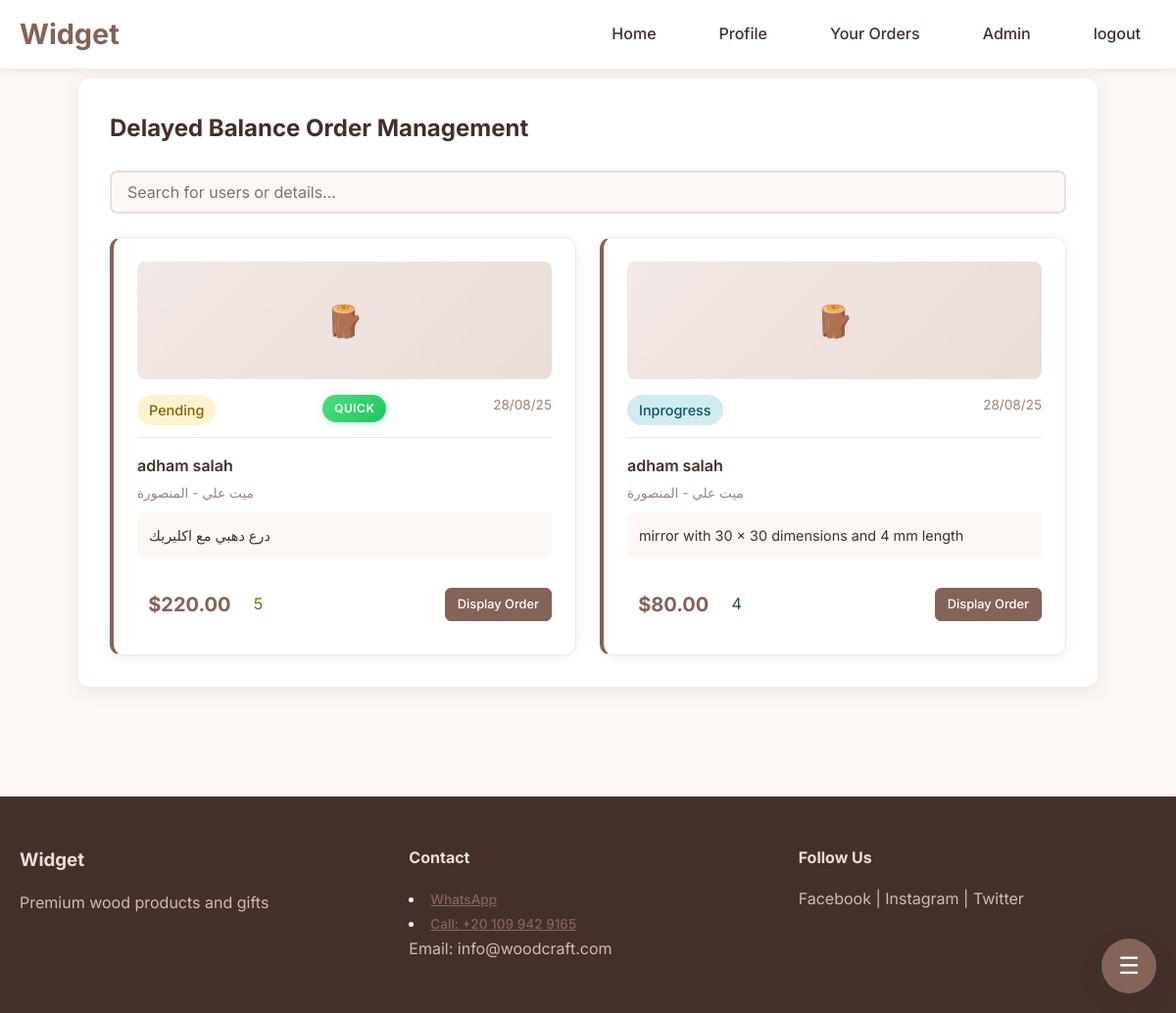
The page /admin-urls/delay-orders/ (signed in) on the database its author committed.
### base/models.py (models this page shows, shortened)
class Order(models.Model):
    STATUS_CHOICES = (
        ('Pending', 'Pending'),
        ('InProgress', 'In Progress'),
        ('Completed', 'Completed'),
        ('Cancelled', 'Cancelled'),
        ('Delivered', 'Delivered'),
    )
    user = models.ForeignKey(User, on_delete=models.CASCADE)
    details = models.TextField()
    image = models.ImageField(upload_to='order_images/', blank=True, null=True)
    full_address = models.CharField(max_length=255, default='', blank=True)
    status = models.CharField(max_length=20, choices=STATUS_CHOICES, default='Pending')
    is_quick = models.BooleanField(default=False)
    price = models.DecimalField(max_digits=10, decimal_places=2, null=True, blank=True, default=0)
    paid = models.DecimalField(max_digits=10, decimal_places=2, default=0)
    deposit = models.IntegerField(null=True, blank=True, default=0)
    due_date = models.DateTimeField(null=True, blank=True)
    created_at = models.DateTimeField(auto_now_add=True)
    updated_at = models.DateTimeField(auto_now=True)
    @property
    def real_order_price(self):
        return self.price + self.deposit
    @classmethod
    def get_delayed_order_balance(self):
        return self.objects.filter(paid__lt=models.F('price'))
    class Meta:
        ordering = ['-created_at']

class User(AbstractBaseUser, PermissionsMixin):
    full_name = models.CharField(max_length=100, blank=False)
    email = models.EmailField(unique=True)
    phone = PhoneNumberField(region='EG' ,blank=True, null=True)
    is_active = models.BooleanField(default=True)
    is_staff = models.BooleanField(default=False)
    date_joined = models.DateTimeField(auto_now_add=True)
    objects = UserManager()
    USERNAME_FIELD = 'email'
    REQUIRED_FIELDS = ['full_name']

### custom_admin/views.py (the view)
    @login_required
    def _wrapped_view(request, *args, **kwargs):
        if not request.user.is_staff:
            messages.error(request, 'admin access required!!')
            return redirect('home')
        return view_func(request, *args, **kwargs)

### base/services/pagination.py (called while the page is built)
def paginate_queryset(request, queryset, per_page=15, page_param='page'):
    paginator = Paginator(queryset, per_page)
    page = request.GET.get(page_param, 1)
    try:
        page_obj = paginator.page(page)
    except PageNotAnInteger:
        page_obj = paginator.page(1)
    except EmptyPage:
        page_obj = paginator.page(paginator.num_pages)
    params = request.GET.copy()
    if page_param in params:
        params.pop(page_param)
    qs_prefix = urlencode(params, doseq=True)
    if qs_prefix:
        qs_prefix += '&'
    return page_obj, page_obj.object_list, qs_prefix

### custom_admin/views.py (called while the page is built)
def admin_required(view_func):
    @login_required
    def _wrapped_view(request, *args, **kwargs):
        if not request.user.is_staff:
            messages.error(request, 'admin access required!!')
            return redirect('home')
        return view_func(request, *args, **kwargs)
    return _wrapped_view

@admin_required
def delayed_balance_orders(request):
    orders = Order.get_delayed_order_balance()
    q = request.GET.get('q', '')
    q_search = Q()
    if q:
        q_search |= (
            Q(user__full_name__icontains=q)|
            Q(details__icontains=q)
        )
    orders = orders.filter(q_search).distinct()
    page_obj, page_orders, qs_prefix = paginate_queryset(request, orders, per_page=15)
    context = {'orders': page_orders, 'page_obj': page_obj, 'qs_prefix': qs_prefix}
    return render(request, 'admin/delayed_balance_orders.html', context)

### custom_admin/templates/admin/delayed_balance_orders.html (shortened to what this page needs)
{% extends 'main.html' %}
{% block content %}
<div class="admin-content">
    <div class="admin-section">
        <h3>Delayed Balance Order Management</h3>
        <form method="get">
            <div class="admin-controls">
                <input name="q" value="{{ request.GET.q }}" type="text" class="search-box" placeholder="Search for users or details..." id="orderSearch">
            </div>
        </form>
        <div class="admin-cards-container" id="ordersContainer">
            {% for order in orders %}
            <div class="admin-card order-card status-{{order.status}}" data-status="{{order.status}}" data-customer="{{order.user.full_name|lower}}" data-order-id="{{order.id|lower}}">
                <div class="product-image-placeholder">
                    {% if order.image %}
                        <img src="{{order.image.url}}" style="width: 100%; height: 100%; object-fit: cover; border-radius: 8px;">
                    {% else %}
                        🪵
                    {% endif %}
                </div>
                <div class="card-header">
                    <span class="status-badge status-{{order.status}}">{{order.status|title}}</span>
                    {% if order.is_quick %}
                    <span class="quick-badge">Quick</span>
                    {% endif %}
                    <span class="card-date">{{order.created_at|date:"d/m/y"}}</span>
                </div>
                <div class="card-body">
                    <div class="customer-info">
                        <span class="customer-name">{{order.user.full_name}}</span>
                        <span class="customer-email">{{order.full_address}}</span>
                    </div>
                    <div class="product-list">
                        <div class="product-item">{{order.details|truncatewords:10}}</div>
                    </div>
                </div>
                <div class="card-footer">
                    <span class="card-price">${{order.real_order_price}}</span>
                    {{order.id}}
                    <div class="card-actions">
                        <a href="{% url 'edit_order' order.id %}" class="card-btn card-btn-edit">Display Order</a>
                    </div>
                </div>
            </div>
            {% endfor %}
        </div>
    </div>
</div>
{% include 'quick_access.html' %}
{% endblock %}

### static/style/style.css (style rules this page uses)
* { margin: 0; padding: 0; box-sizing: border-box; }
body { font-family: 'Inter', sans-serif; line-height: 1.6; color: #43302b; background-color: #fdf8f6; }
.admin-content { max-width: 1300px; margin: 0 auto; padding: 5rem; }
.admin-section { background-color: white; border-radius: 12px; padding: 2rem; margin-bottom: 2rem; box-shadow: 0 4px 20px rgba(67, 48, 43, 0.1); }
.admin-section h3 { color: #43302b; margin-bottom: 1.5rem; font-size: 1.5rem; }
.status-badge { padding: 4px 12px; border-radius: 20px; font-size: 0.9rem; font-weight: 500; }
.status-Pending { background-color: #fff3cd; color: #856404; }
.status-InProgress { background-color: #d1ecf1; color: #0c5460; }
.admin-cards-container { display: grid; grid-template-columns: repeat(auto-fill, minmax(320px, 1fr)); gap: 1.5rem; margin-top: 1rem; }
.admin-card { background: white; border-radius: 12px; padding: 1.5rem; box-shadow: 0 2px 12px rgba(67, 48, 43, 0.08); border: 1px solid #f2e8e5; transition: all 0.3s ease; position: relative; overflow: hidden; }
.card-header { display: flex; justify-content: space-between; align-items: flex-start; margin-bottom: 1rem; padding-bottom: 0.75rem; border-bottom: 1px solid #f2e8e5; }
.card-date { font-size: 0.85rem; color: #846358; opacity: 0.8; }
.card-body { margin-bottom: 1.25rem; }
.card-price { padding: 0.7rem; font-size: 1.25rem; font-weight: 700; color: #846358; }
.card-footer { display: flex; gap: 0.75rem; align-items: center; flex-wrap: wrap; }
.card-actions { display: flex; gap: 0.5rem; margin-left: auto; }
.card-btn { padding: 6px 12px; font-size: 0.8rem; border-radius: 6px; text-decoration: none; font-weight: 500; transition: all 0.3s ease; display: inline-block; text-align: center; }
.card-btn-edit { background-color: #846358; color: white; border: 1px solid #846358; }
.order-card { border-left: 4px solid #846358; }
.customer-info { display: flex; flex-direction: column; gap: 0.25rem; }
.customer-name { font-weight: 600; color: #43302b; }
.customer-email { font-size: 0.85rem; color: #846358; opacity: 0.8; }
.product-list { background: #fdf8f6; padding: 0.75rem; border-radius: 6px; margin: 0.5rem 0; }
.product-item { font-size: 0.9rem; color: #43302b; margin-bottom: 0.25rem; }
.product-item:last-child { margin-bottom: 0; }
.product-image-placeholder { width: 100%; height: 120px; background: linear-gradient(135deg, #f2e8e5 0%, #eaddd7 100%); border-radius: 8px; display: flex; align-items: center; justify-content: center; margin-bottom: 1rem; color: #846358; font-size: 2rem; }
.admin-controls { display: flex; gap: 1rem; margin-bottom: 1.5rem; flex-wrap: wrap; align-items: center; }
.search-box { flex: 1; min-width: 250px; padding: 10px 16px; border: 2px solid #eaddd7; border-radius: 8px; font-size: 1rem; background-color: #fdf8f6; font-family: inherit; }
.quick-badge { background: linear-gradient(135deg, #4ade80 0%, #22c55e 100%); color: white; padding: 0.25rem 0.75rem; border-radius: 15px; font-size: 0.75rem; font-weight: 600; text-transform: uppercase; letter-spacing: 0.5px; box-shadow: 0 2px 8px rgba(74, 222, 128, 0.3); }

### rows shown on the page
Order: status "Pending", is_quick "QUICK", created_at "28/08/25", user.full_name "adham salah", full_address "ميت علي - المنصورة", details "درع دهبي مع اكليريك", real_order_price "220.00", id "5"
Order: status "Inprogress", created_at "28/08/25", user.full_name "adham salah", full_address "ميت علي - المنصورة", details "mirror with 30 x 30 dimensions and 4 mm length", real_order_price "80.00", id "4"
